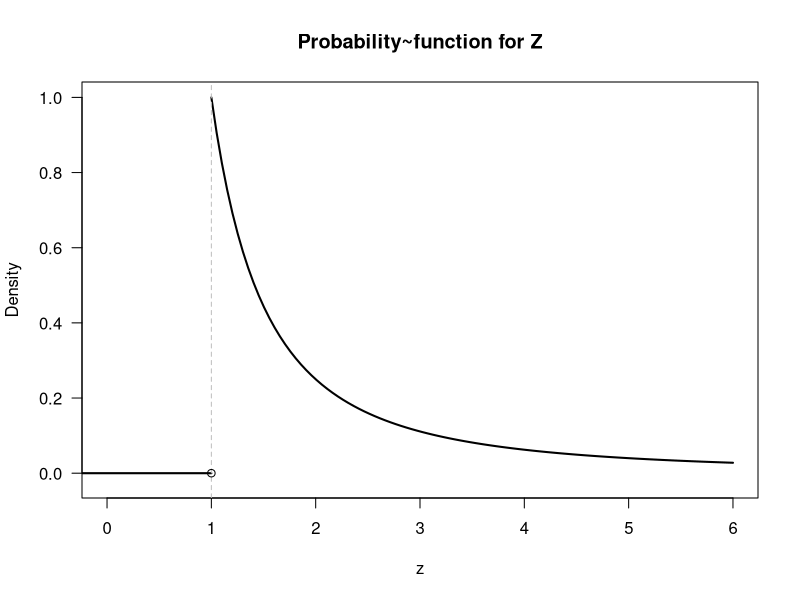

Reproduce this figure in R.

# Define values of z > 1 to plot over
z <- seq(1, 6, length.out = 100)

# Plot for z > 1
plot(x = z, y = z^(-2),
     type = "l", lwd = 2, las = 1,
     xlim = c(0, 6), ylim = c(-0.025, 1),
     xlab = "z",
     ylab = "Density",
     main = "Probability~function for Z")

# Line for x = 0 to x = 1
lines( x = c(-1, 1),
       y = c(0, 0),
       lwd = 2) ### lwd = 2: Thicker line width

# Dotted vertical line
abline(v = 1, lty = 2, ### lty = 2: means 'dotted lines' 
       col = "grey") 

# Show open point
points(x = 1, y = 0,
       pch = 1) ### pch = 1: open circle
